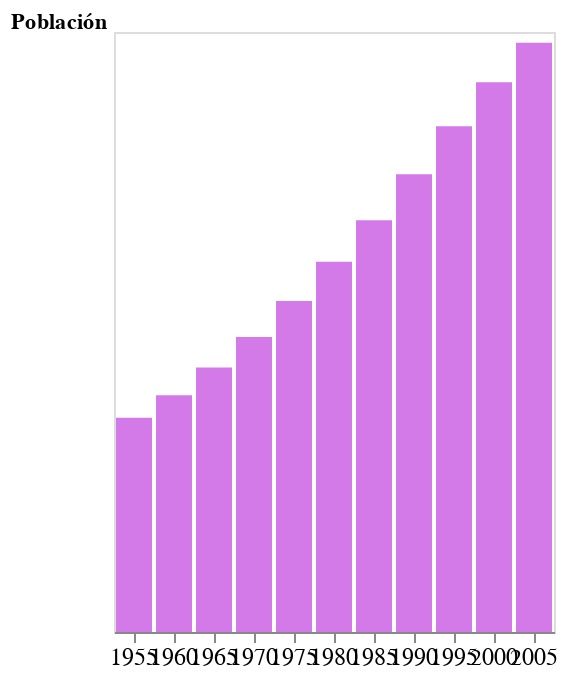

The code cell stored with this chart in its notebook:
### Code cell
barras

### Figure 1 — Vega-Lite specification as saved in the notebook (floating-point values rounded to 4 significant figures)
{"config": {"view": {"continuousWidth": 400, "continuousHeight": 300}}, "data": {"name": "data-b3b19feb74daff1b6519ffdda6731053"}, "mark": {"type": "bar", "fill": "#D47AE8"}, "encoding": {"x": {"axis": {"labelAngle": 0, "labelFontSize": 12}, "field": "year", "title": "", "type": "ordinal"}, "y": {"axis": {"domain": false, "format": ".2s", "grid": false, "labels": false, "ticks": false, "titleAnchor": "end", "titleAngle": 0}, "field": "pop", "title": "Población", "type": "quantitative"}}, "$schema": "https://vega.github.io/schema/vega-lite/v4.17.0.json", "datasets": {"data-b3b19feb74daff1b6519ffdda6731053": [{"year": 1955, "country": "India", "cluster": 0, "pop": 393000000, "life_expect": 40.25, "fertility": 5.896}, {"year": 1960, "country": "India", "cluster": 0, "pop": 434000000, "life_expect": 43.6, "fertility": 5.822}, {"year": 1965, "country": "India", "cluster": 0, "pop": 485000000, "life_expect": 47.19, "fertility": 5.606}, {"year": 1970, "country": "India", "cluster": 0, "pop": 541000000, "life_expect": 50.65, "fertility": 5.264}, {"year": 1975, "country": "India", "cluster": 0, "pop": 607000000, "life_expect": 54.21, "fertility": 4.889}, {"year": 1980, "country": "India", "cluster": 0, "pop": 679000000, "life_expect": 56.6, "fertility": 4.497}, {"year": 1985, "country": "India", "cluster": 0, "pop": 755000000, "life_expect": 58.55, "fertility": 4.15}, {"year": 1990, "country": "India", "cluster": 0, "pop": 839000000, "life_expect": 60.22, "fertility": 3.865}, {"year": 1995, "country": "India", "cluster": 0, "pop": 927000000, "life_expect": 61.77, "fertility": 3.455}, {"year": 2000, "country": "India", "cluster": 0, "pop": 1007702000, "life_expect": 62.88, "fertility": 3.113}, {"year": 2005, "country": "India", "cluster": 0, "pop": 1080264388, "life_expect": 64.7, "fertility": 2.807}]}}
